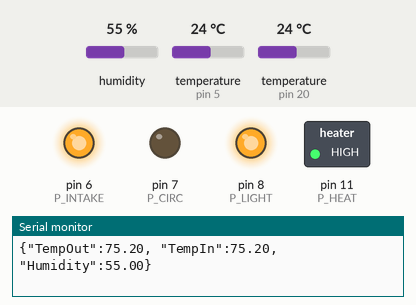
Recording of a sketch running on a simulated Arduino Uno, built with avr-gcc and run on an emulated ATmega328P. Shown: switched loads named in the sketch (green lamp = pin HIGH), output pins drawn as LEDs (lit = HIGH), the last lines printed to the serial monitor. Inputs (shaded band) come from the test bench; at power-on: temperature (sensors on pin 5, pin 20) 24 °C, humidity 55 %.

Above: at 1.5 s.
1.6 s: temperature (sensor on pin 5) set to 22.5 °C
At 5.0 s:
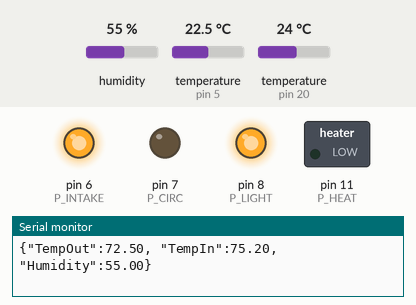
Timing chart, 0 to 6.5 s (numbered marks = the images above; inputs shaded):
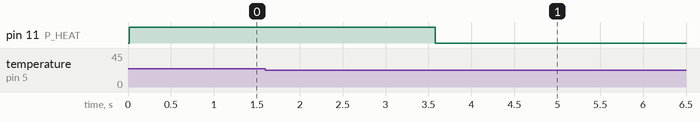

Measured:
- the behaviour switches between 23.4 and 23.3 °C on temperature (sensor on pin 5) (found by bisection; images 0 and 1)
- after the input at 1.6 s, pin 11 (P_HEAT): HIGH → LOW after 2.0 s

The sketch:

ArduinoControl.ino
```cpp
#include <DHT.h>
#include <OneWire.h>
#include <DallasTemperature.h>

// Define pins for each relay.
//#define P_INTAKE 14  // Intake Fan Pin
//#define P_HEAT 8  // Heater Relay Pin
//#define P_LIGHT 53 // Light Relay Pin
//#define P_CIRC 15 // Circulation Fan Relay

// Define pins for each relay (Test Arduino Uno)
#define P_INTAKE 6  // Intake Fan Pin
#define P_HEAT 11  // Heater Relay Pin
#define P_LIGHT 8 // Light Relay Pin
#define P_CIRC 7 // Circulation Fan Relay

// #define P_UNUSED3 3
// #define P_UNUSED4 4
// #define P_UNUSED5 5
// #define P_UNUSED6 6
// #define P_UNUSED7 7

// Define inside/outside temp/humidity pins
//#define P_TEMPIN 20
//#define P_TEMPOUT 5

// Define inside/outside temp/humidity pins (Test Arduino Uno)
#define P_TEMPIN 20
#define P_TEMPOUT 5

#define DHTTYPE DHT22   // DHT 22  (AM2302)
DHT dht(P_TEMPIN, DHTTYPE); //// Initialize DHT sensor for normal 16mhz Arduino

// Setup a oneWire instance to communicate with any OneWire device
OneWire oneWire(P_TEMPOUT);

// Pass oneWire reference to DallasTemperature library
DallasTemperature sensors(&oneWire);

// Variables

float hum;  // Stores humidity value
float temp; // Stores inside temperature value
float tempf; // Stores inside temperature value in Fahrenheit

void setup() {
	// Start up the DHT22 library
  sensors.begin();

	// Start serial connection.
	Serial.begin(9600);

	// Set mode of pins used to toggle relays.
	pinMode(P_INTAKE, OUTPUT);
	pinMode(P_HEAT, OUTPUT);
	pinMode(P_LIGHT, OUTPUT);
  pinMode(P_CIRC, OUTPUT);

	// Default state is all devices off.
	digitalWrite(P_INTAKE, HIGH);
	digitalWrite(P_HEAT,HIGH);
	digitalWrite(P_LIGHT, HIGH);
  digitalWrite(P_CIRC, LOW);

  // DHT
  dht.begin();
}

void loop() {
  //  int relay0 = digitalRead(P_INTAKE);

  // Send the command to get temperatures
  sensors.requestTemperatures();
  hum = dht.readHumidity();
  temp = dht.readTemperature();
  tempf = ((sensors.getTempCByIndex(0) * 9.0) / 5.0 + 32.0);

  //  Print sensor/relay data to serial
  Serial.print("{\"TempOut\":");
  Serial.print((sensors.getTempCByIndex(0) * 9.0) / 5.0 + 32.0);
  Serial.print(", \"TempIn\":");
  Serial.print((temp) * 9.0 / 5.0 + 32.0);
  Serial.print(", \"Humidity\":");
  Serial.print(hum);
  Serial.println("}");
  //  Serial.println(relay0);

  delay(500);

  // Get Serial Input
  while(Serial.available())
   {
     char state = Serial.read();
      if (state == 'A') {
        digitalWrite(P_INTAKE, HIGH);
      }
      if (state == 'a') {
        digitalWrite(P_INTAKE, LOW);
      }
      if (state == 'B') {
        digitalWrite(P_HEAT, HIGH);
      }
      if (state == 'b') {
        digitalWrite(P_HEAT, LOW);
      }
      if (state == 'C') {
        digitalWrite(P_LIGHT, HIGH);
      }
      if (state == 'c') {
        digitalWrite(P_LIGHT, LOW);
      }
     delay(50);
  }

  // Test Control based on set point
  if(tempf > 80.0) {
    digitalWrite(P_INTAKE,LOW);  //Turn on vent FAN
    }
    else {
    digitalWrite(P_INTAKE,HIGH);  //Turn off vent fan
    }

  if(tempf < 74.0) {
    digitalWrite(P_HEAT,LOW);    //Turn on heater
    delay(90000);
    }
    else {
    digitalWrite(P_HEAT,HIGH);    //Turn off heater
    }
  delay(1000); //Update at every 100mSeconds
}
```
